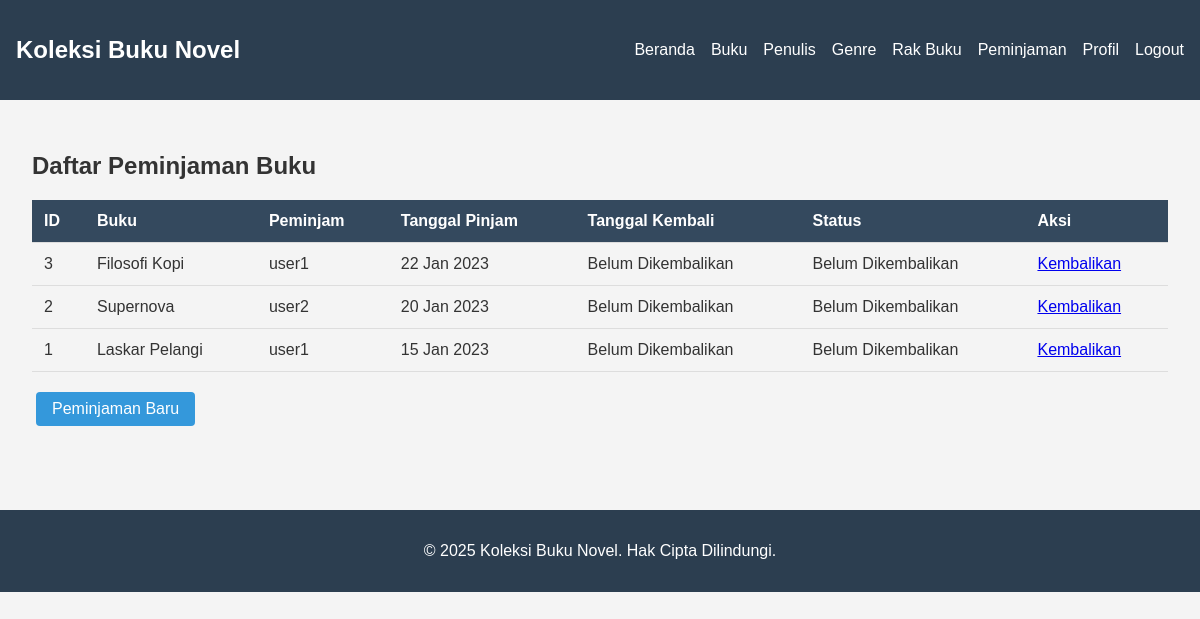
Page /pages/lending/index.php (signed in) on the committed database.
### tables this page shows
CREATE TABLE lending (
    id INT AUTO_INCREMENT PRIMARY KEY,
    user_id INT NOT NULL,
    book_id INT NOT NULL,
    borrow_date DATE NOT NULL,
    due_date DATE NOT NULL,
    return_date DATE NULL,
    is_returned BOOLEAN DEFAULT FALSE,
    created_at TIMESTAMP DEFAULT CURRENT_TIMESTAMP,
    updated_at TIMESTAMP DEFAULT CURRENT_TIMESTAMP ON UPDATE CURRENT_TIMESTAMP,
    FOREIGN KEY (user_id) REFERENCES users(id) ON DELETE CASCADE,
    FOREIGN KEY (book_id) REFERENCES books(id) ON DELETE CASCADE
);

CREATE TABLE books (
    id INT AUTO_INCREMENT PRIMARY KEY,
    title VARCHAR(200) NOT NULL,
    author_id INT,
    genre_id INT,
    publication_year YEAR,
    isbn VARCHAR(20),
    description TEXT,
    rack_id INT,
    total_copies INT DEFAULT 1,
    available_copies INT DEFAULT 1,
    cover_image VARCHAR(255),
    created_at TIMESTAMP DEFAULT CURRENT_TIMESTAMP,
    updated_at TIMESTAMP DEFAULT CURRENT_TIMESTAMP ON UPDATE CURRENT_TIMESTAMP,
    FOREIGN KEY (author_id) REFERENCES authors(id) ON DELETE SET NULL,
    FOREIGN KEY (genre_id) REFERENCES genres(id) ON DELETE SET NULL,
    FOREIGN KEY (rack_id) REFERENCES racks(id) ON DELETE SET NULL
);

CREATE TABLE users (
    id INT AUTO_INCREMENT PRIMARY KEY,
    username VARCHAR(50) UNIQUE NOT NULL,
    email VARCHAR(100) UNIQUE NOT NULL,
    password VARCHAR(255) NOT NULL,
    role ENUM('user', 'admin') DEFAULT 'user',
    created_at TIMESTAMP DEFAULT CURRENT_TIMESTAMP,
    updated_at TIMESTAMP DEFAULT CURRENT_TIMESTAMP ON UPDATE CURRENT_TIMESTAMP
);

### includes/functions.php (called while the page is built, shortened)
<?php
function format_date($date) {
    return date('d M Y', strtotime($date));
}
?>

### pages/lending/index.php (the view, shortened to what this page needs)
<?php
require_once dirname(__DIR__, 2) . '/includes/header.php';
echo "<h2>Daftar Peminjaman Buku</h2>";
$stmt = $pdo->query("SELECT l.*, b.title as book_title, u.username as borrower_name
                     FROM lending l
                     LEFT JOIN books b ON l.book_id = b.id
                     LEFT JOIN users u ON l.user_id = u.id
                     ORDER BY l.borrow_date DESC");
$lendings = $stmt->fetchAll(PDO::FETCH_ASSOC);
echo "<div class='lendings-list'>";
if (count($lendings) > 0) {
    echo "<table class='table'>";
    echo "<thead>";
    echo "<tr>";
    echo "<th>ID</th>";
    echo "<th>Buku</th>";
    echo "<th>Peminjam</th>";
    echo "<th>Tanggal Pinjam</th>";
    echo "<th>Tanggal Kembali</th>";
    echo "<th>Status</th>";
    echo "<th>Aksi</th>";
    echo "</tr>";
    echo "</thead>";
    echo "<tbody>";
    foreach ($lendings as $lending) {
        echo "<tr>";
        echo "<td>" . $lending['id'] . "</td>";
        echo "<td>" . $lending['book_title'] . "</td>";
        echo "<td>" . $lending['borrower_name'] . "</td>";
        echo "<td>" . format_date($lending['borrow_date']) . "</td>";
        echo "<td>" . ($lending['return_date'] ? format_date($lending['return_date']) : 'Belum Dikembalikan') . "</td>";
        echo "<td>" . ($lending['is_returned'] ? 'Sudah Dikembalikan' : 'Belum Dikembalikan') . "</td>";
        echo "<td>";
        if (!$lending['is_returned']) {
            echo "<a href='return.php?id=" . $lending['id'] . "'>Kembalikan</a>";
        } else {
            echo "Selesai";
        }
        echo "</td>";
        echo "</tr>";
    }
    echo "</tbody>";
    echo "</table>";
} else {
    echo "<p>Belum ada data peminjaman.</p>";
}
echo "</div>";
echo "<div class='actions'>";
echo "<a href='borrow.php' class='btn btn-primary'>Peminjaman Baru</a>";
echo "</div>";
require_once dirname(__DIR__, 2) . '/includes/footer.php';
?>

### assets/css/style.css (style rules this page uses)
body { font-family: Arial, sans-serif; margin: 0; padding: 0; background-color: #f4f4f4; color: #333; }
.table { width: 100%; border-collapse: collapse; margin: 1rem 0; }
.table th, .table td { padding: 0.75rem; text-align: left; border-bottom: 1px solid #ddd; }
.table th { background-color: #34495e; color: white; }
.btn { display: inline-block; padding: 0.5rem 1rem; background-color: #3498db; color: white; text-decoration: none; border-radius: 4px; margin: 0.25rem; }
.btn-primary { background-color: #3498db; }
.actions { margin: 1rem 0; }

### rows in the picture
lending: id "3", book.title "Filosofi Kopi", user.username "user1", borrow_date "22 Jan 2023", shows "Belum Dikembalikan", is_returned "Belum Dikembalikan"
lending: id "2", book.title "Supernova", user.username "user2", borrow_date "20 Jan 2023", shows "Belum Dikembalikan", is_returned "Belum Dikembalikan"
lending: id "1", book.title "Laskar Pelangi", user.username "user1", borrow_date "15 Jan 2023", shows "Belum Dikembalikan", is_returned "Belum Dikembalikan"

### other values in the picture
SITE_NAME "Koleksi Buku Novel"
